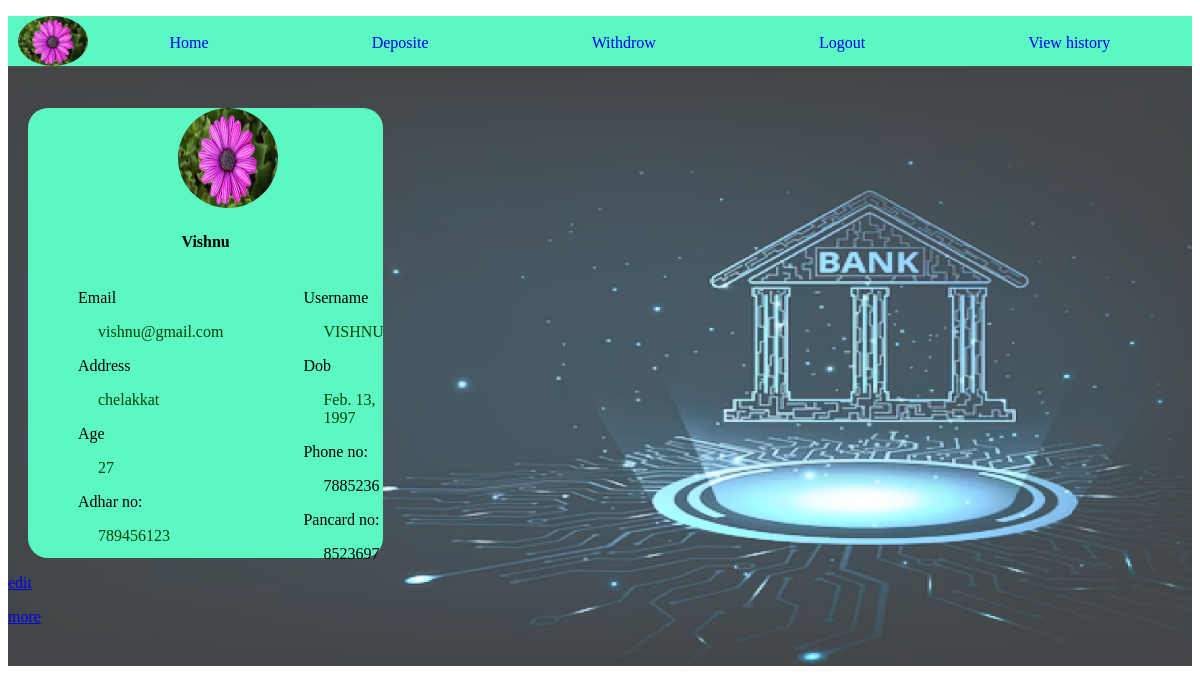
The app's page /profileview (signed in) with its own data.
### app/models.py (models this page shows, shortened)
class User(models.Model):
    user_id=models.ForeignKey(CustomUser,on_delete=models.CASCADE)
    name=models.CharField(max_length=100)
    account_no=models.IntegerField()
    image=models.FileField(upload_to='media')
    address=models.CharField(max_length=100)
    email=models.CharField(max_length=100)
    age=models.IntegerField()
    phone=models.IntegerField()
    dob=models.DateField()
    adharcard=models.IntegerField()
    pancard=models.IntegerField()
    initial_amount=models.IntegerField()

class CustomUser(AbstractUser):
    status_choice=(('accepted','accepted'),('rejected','rejected'),('pending','pending'))
    user_type=models.CharField(max_length=100)
    status=models.CharField(choices=status_choice,default='pending',max_length=200)

### app/views.py (the view)
# urls.py: path('profileview',views.profileview,name='profileview'),
def profileview(request):
    data=CustomUser.objects.get(id=request.user.id)
    data1=User.objects.get(user_id=data)
    return render(request,'profileview.html',{'data1':data1})

### templates/profileview.html (shortened to what this page needs)
    {% extends 'userhome.html' %}
    {% block content %}
    <div style="padding-top: 2px;">
      <div style="background-color: rgb(91,248,196);width: 30%;height: 450px;margin-top: 40px;margin-left: 20px;border-radius: 20px;">
        <img class="img" src="{{ data1.image.url }}" alt=""height="100px" width="100px" style="margin-left: 150px;border-radius: 50%;" >
        <h4 style="text-align: center;">{{data1.name}}</h4>
        <div style="display: flex;">
          <div>
             <p style="margin-left: 50px;">Email</p>
             <p style="margin-left: 70px;color: rgb(4, 68, 4);">{{data1.email}}</p>
             <p style="margin-left: 50px;">Address</p>
             <p style="margin-left: 70px;color: rgb(4,68,4);">{{data1.address}}</p>
             <p style="margin-left: 50px;">Age</p>
             <p style="margin-left: 70px;color: rgb(4, 68, 4);">{{data1.age}}</p>
             <p style="margin-left: 50px;">Adhar no:</p>
             <p style="margin-left: 70px;color: rgb(4,68,4);">{{data1.adharcard}}</p>
          </div>
          <div>
              <p style="margin-left: 80px;">Username</p>
              <p style="margin-left: 100px;color: rgb(4,68,4);">{{data1.user_id.username}}</p>
              <p style="margin-left: 80px;">Dob</p>
              <p style="margin-left: 100px;color: rgb(4,68,4);">{{data1.dob}}</p>
              <p style="margin-left: 80px;">Phone no:</p>
              <p style="margin-left: 100px;color: (4,68,4);">{{data1.phone}}</p>
              <p style="margin-left: 80px;">Pancard no:</p>
              <p style="margin-left: 100px;color: (4,68,4);">{{data1.pancard}}</p>
          </div>
        </div>
      </div>
      <p><a href="{% url 'edit' id=data1.id %}">edit</a><p>
          <P><a href="more">more</a></P>
    </div>
      {% endblock %}

### templates/userhome.html (shortened to what this page needs)
<!DOCTYPE html>
{% load static %}
<html lang="en">
<head>
</head>
<body>
        <nav class="navbar">
            <ul>
              <li><a href="{% url 'profileview' %}"><img src="{{ data1.image.url }}" alt="#" height="50px" width="70px" style="border-radius: 50%;"></a></li>
              <a style="margin: auto;text-decoration: none;" href="{% url 'userhome' %}">Home</a>
              <a style="margin: auto;text-decoration: none;" href="{% url 'deposit' %}">Deposite</a>
              <a style="margin: auto;text-decoration: none;" href="{% url 'withdrow' %}">Withdrow</a>
              <a style="margin: auto;text-decoration: none;" href="{% url 'logout' % }">Logout</a>
              <a style="margin: auto;text-decoration: none;" href="{% url 'history' %}">View history</a>
            </ul>
        </nav>
        <div class="container">
            {% block content %}{% endblock %}
</body>
</html>

### records on screen
User: image (picture), name "Vishnu", email "vishnu@gmail.com", address "chelakkat", age "27", adharcard "789456123", user_id.username "VISHNU", dob "Feb. 13, 1997", phone "7885236", pancard "8523697"
